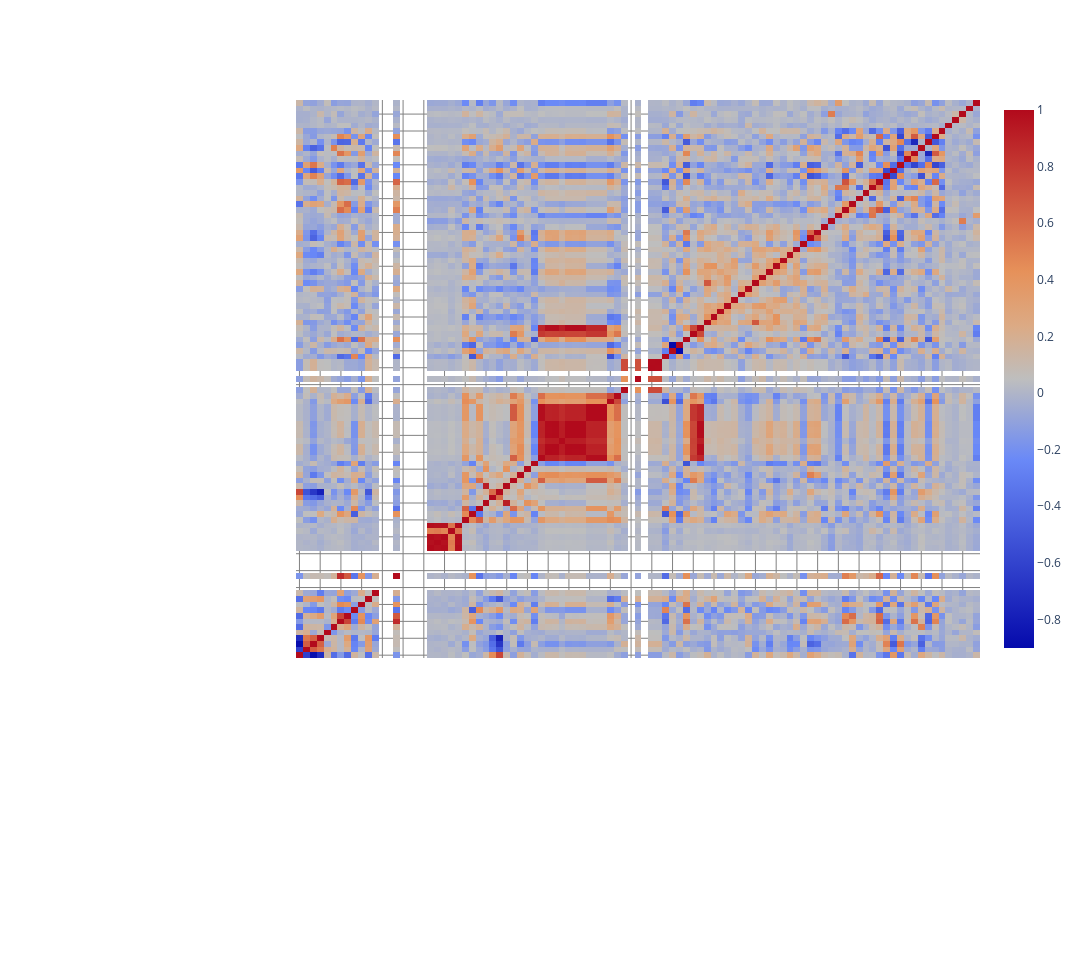

Notebook code cell kept with this figure:
### Code cell
fig = go.Figure(data=[go.Heatmap(z=corr, colorscale=invertedRdBu[::-1], x=corr.columns, y=corr.columns)])
fig.update_layout(
        title =  dict(text='Корреляции',
                               font =dict(color = 'white')),
        height=960,
        width=1080,
        plot_bgcolor="rgba(0, 0, 0, 0)",
        paper_bgcolor="rgba(0, 0, 0, 0)"
    )
fig.update_xaxes(title_font=dict(color='white'), tickcolor='white', tickfont=dict(color='white'), gridwidth=1, gridcolor='grey')
fig.update_yaxes(title_font=dict(color='white'), tickcolor='white', tickfont=dict(color='white'), gridwidth=1, gridcolor='grey')
fig.show()

### Figure 1 — Plotly figure (JSON) as saved in the notebook; plotly's stock layout.template omitted (floating-point values rounded to 4 significant figures; data arrays with more than 128 entries replaced by an {"elided": "..."} marker saying what was removed)
{"data": [{"colorscale": [[1, "rgb(5,10,172)"], [0.7, "rgb(106,137,247)"], [0.6, "rgb(190,190,190)"], [0.5, "rgb(220,170,132)"], [0.35, "rgb(230,145,90)"], [0, "rgb(178,10,28)"]], "type": "heatmap", "x": ["fe_aglomerat", "s_aglomerat", "cao_aglomerat", "sio2_aglomerat", "feo_aglomerat", "mgo_aglomerat", "mn_aglomerat", "p_aglomerat", "al2o3_aglomerat", "na2o_aglomerat", "k2o_aglomerat", "zno_aglomerat", "v2o5_aglomerat", "fe2o3_aglomerat", "tio2_aglomerat", "p2o5_aglomerat", "mno_aglomerat", "so3_aglomerat", "zn_aglomerat", "f5_aglomerat", "f25_aglomerat", "x1_aglomerat", "x2_aglomerat", "osn_aglomerat", "tz_fe_ore_load", "tz_topl_load", "rn_cycle_load", "vl_load", "fe_fakt_load", "korr_c_fe_rel_load", "korr_c_vl_rel_load", "dpressure_hot_blow_middle_33_asutp", "dpressure_middle_42_koloshnik_asutp", "hum_coke_left_041_asutp", "hum_coke_right_042_asutp", "pressure_cold_blow_001_asutp", "pressure_furn_middle_33_246_asutp", "pressure_furn_middle_33_013_asutp", "pressure_furn_middle_33_014_asutp", "pressure_furn_middle_42_247_asutp", "pressure_furn_middle_42_015_asutp", "pressure_furn_middle_42_016_asutp", "pressure_hot_blow_007_asutp", "pressure_hot_blow_248_asutp", "pressure_hot_blow_249_asutp", "rashod_natural_gaz_podvod_furma_021_asutp", "rashod_o2_005_asutp", "rashod_pitatel_water_027_asutp", "rashod_pitatel_water_028_asutp", "rashod_pitatel_water_029_asutp", "rashod_pitatel_water_030_asutp", "rashod_pitatel_water_podvod_035_asutp", "rashod_pitatel_water_podvod_036_asutp", "rashod_put_asutp", "temp_chugun_024_asutp", "temp_chugun_025_asutp", "temp_hot_blow_mean_asutp", "rashod_cold_blow_mean_asutp", "pressure_koloshnik_gaz_high_mean_asutp", "temp_zaplechik_14_186_asutp_shift_30min", "temp_zaplechik_14_187_asutp_shift_30min", "temp_zaplechik_14_188_asutp_shift_30min", "temp_zaplechik_14_189_asutp_shift_30min", "temp_zaplechik_14_084_asutp_shift_30min", "temp_zaplechik_14_085_asutp_shift_30min", "temp_zaplechik_14_086_asutp_shift_30min", "temp_zaplechik_16_190_asutp_shift_30min", "temp_zaplechik_16_191_asutp_shift_30min", "temp_zaplechik_16_192_asutp_shift_30min", "temp_zaplechik_16_193_asutp_shift_30min", "temp_zaplechik_16_087_asutp_shift_30min", "temp_zaplechik_16_088_asutp_shift_30min", "temp_zaplechik_16_089_asutp_shift_30min", "temp_zaplechik_16_090_asutp_shift_30min", "temp_perif_gaz_mean_asutp_shift_150min", "temp_candle_gazootvod_mean_asutp_shift_150min", "tchg", "pfact", "si", "mn", "p", "s", "c", "ti", "v", "sio2", "al2o3", "cao", "feo", "mno", "mgo", "ss", "tio2", "k2o", "zno", "прод", "вес_шл", "na2o", "target"], "y": ["fe_aglomerat", "s_aglomerat", "cao_aglomerat", "sio2_aglomerat", "feo_aglomerat", "mgo_aglomerat", "mn_aglomerat", "p_aglomerat", "al2o3_aglomerat", "na2o_aglomerat", "k2o_aglomerat", "zno_aglomerat", "v2o5_aglomerat", "fe2o3_aglomerat", "tio2_aglomerat", "p2o5_aglomerat", "mno_aglomerat", "so3_aglomerat", "zn_aglomerat", "f5_aglomerat", "f25_aglomerat", "x1_aglomerat", "x2_aglomerat", "osn_aglomerat", "tz_fe_ore_load", "tz_topl_load", "rn_cycle_load", "vl_load", "fe_fakt_load", "korr_c_fe_rel_load", "korr_c_vl_rel_load", "dpressure_hot_blow_middle_33_asutp", "dpressure_middle_42_koloshnik_asutp", "hum_coke_left_041_asutp", "hum_coke_right_042_asutp", "pressure_cold_blow_001_asutp", "pressure_furn_middle_33_246_asutp", "pressure_furn_middle_33_013_asutp", "pressure_furn_middle_33_014_asutp", "pressure_furn_middle_42_247_asutp", "pressure_furn_middle_42_015_asutp", "pressure_furn_middle_42_016_asutp", "pressure_hot_blow_007_asutp", "pressure_hot_blow_248_asutp", "pressure_hot_blow_249_asutp", "rashod_natural_gaz_podvod_furma_021_asutp", "rashod_o2_005_asutp", "rashod_pitatel_water_027_asutp", "rashod_pitatel_water_028_asutp", "rashod_pitatel_water_029_asutp", "rashod_pitatel_water_030_asutp", "rashod_pitatel_water_podvod_035_asutp", "rashod_pitatel_water_podvod_036_asutp", "rashod_put_asutp", "temp_chugun_024_asutp", "temp_chugun_025_asutp", "temp_hot_blow_mean_asutp", "rashod_cold_blow_mean_asutp", "pressure_koloshnik_gaz_high_mean_asutp", "temp_zaplechik_14_186_asutp_shift_30min", "temp_zaplechik_14_187_asutp_shift_30min", "temp_zaplechik_14_188_asutp_shift_30min", "temp_zaplechik_14_189_asutp_shift_30min", "temp_zaplechik_14_084_asutp_shift_30min", "temp_zaplechik_14_085_asutp_shift_30min", "temp_zaplechik_14_086_asutp_shift_30min", "temp_zaplechik_16_190_asutp_shift_30min", "temp_zaplechik_16_191_asutp_shift_30min", "temp_zaplechik_16_192_asutp_shift_30min", "temp_zaplechik_16_193_asutp_shift_30min", "temp_zaplechik_16_087_asutp_shift_30min", "temp_zaplechik_16_088_asutp_shift_30min", "temp_zaplechik_16_089_asutp_shift_30min", "temp_zaplechik_16_090_asutp_shift_30min", "temp_perif_gaz_mean_asutp_shift_150min", "temp_candle_gazootvod_mean_asutp_shift_150min", "tchg", "pfact", "si", "mn", "p", "s", "c", "ti", "v", "sio2", "al2o3", "cao", "feo", "mno", "mgo", "ss", "tio2", "k2o", "zno", "прод", "вес_шл", "na2o", "target"], "z": {"elided": "99x99 float values"}}], "layout": {"height": 960, "paper_bgcolor": "rgba(0, 0, 0, 0)", "plot_bgcolor": "rgba(0, 0, 0, 0)", "title": {"font": {"color": "white"}, "text": "Корреляции"}, "width": 1080, "xaxis": {"autorange": true, "gridcolor": "grey", "gridwidth": 1, "range": [-0.5, 98.5], "tickcolor": "white", "tickfont": {"color": "white"}, "title": {"font": {"color": "white"}}, "type": "category"}, "yaxis": {"autorange": true, "gridcolor": "grey", "gridwidth": 1, "range": [-0.5, 98.5], "tickcolor": "white", "tickfont": {"color": "white"}, "title": {"font": {"color": "white"}}, "type": "category"}}}
